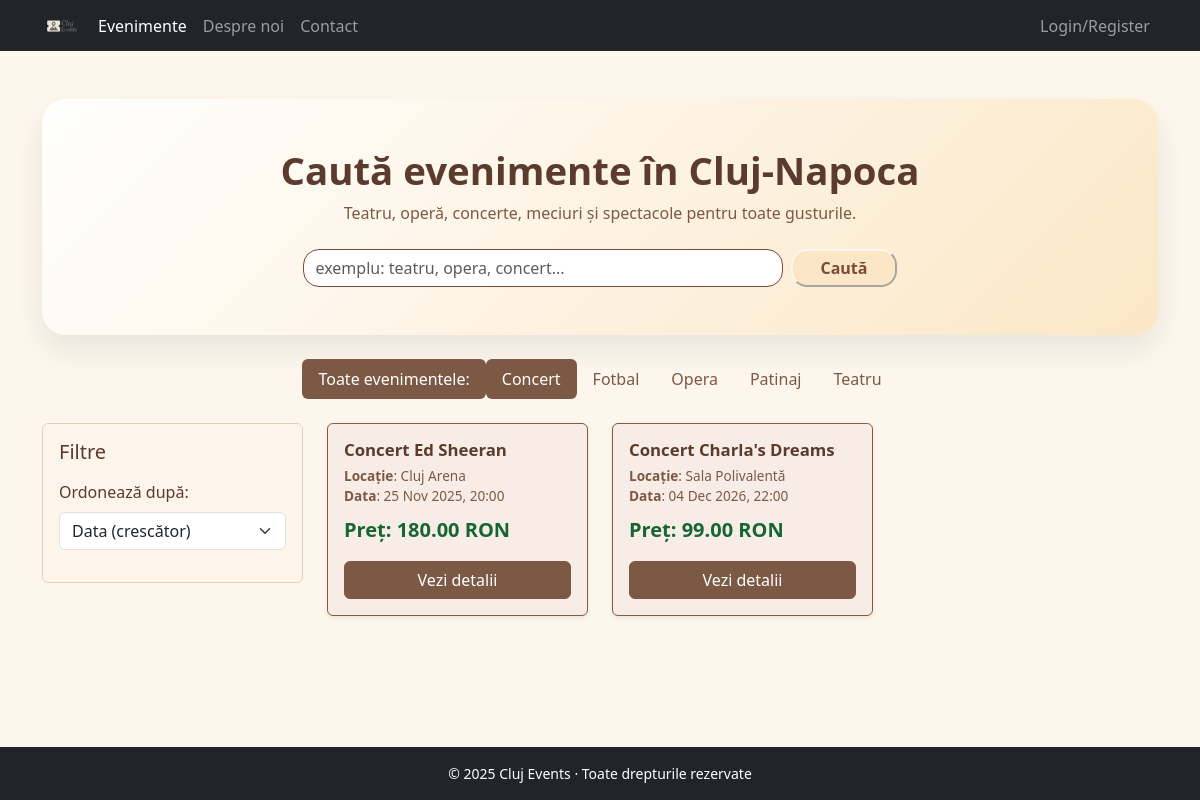
Page /public/index.php?category=3 on the committed database.
### tables this page shows
CREATE TABLE IF NOT EXISTS `categories` (
  `id_categories` int NOT NULL AUTO_INCREMENT,
  `name` varchar(200) NOT NULL,
  `description` text NOT NULL,
  PRIMARY KEY (`id_categories`),
  UNIQUE KEY `name` (`name`)
);

CREATE TABLE IF NOT EXISTS `products` (
  `id_products` int NOT NULL AUTO_INCREMENT,
  `category_id` int NOT NULL,
  `name` varchar(255) NOT NULL,
  `code` varchar(255) DEFAULT NULL,
  `venue` varchar(200) NOT NULL,
  `event_date` datetime NOT NULL,
  `available_tickets` int NOT NULL,
  `price` decimal(10,2) NOT NULL,
  `description` text,
  `image` varchar(255) DEFAULT NULL,
  PRIMARY KEY (`id_products`),
  KEY `category_id` (`category_id`)
);

### classes/db_controller.php (called while the page is built, shortened)
<?php
class db_controller {
    private PDO $conn;
    public function __construct() {
        try {
            $dsn = "mysql:host=" . DB_HOST . ";dbname=" . DB_NAME;
            $this->conn = new PDO($dsn, DB_USER, DB_PASS, [
                PDO::ATTR_ERRMODE => PDO::ERRMODE_EXCEPTION,
                PDO::ATTR_DEFAULT_FETCH_MODE => PDO::FETCH_ASSOC
            ]);
        } catch (PDOException $e) {
            die("Eroare la conectare: " . $e->getMessage());
        }
    }
    public function select(string $query, array $params = []): array {
        $stmt = $this->conn->prepare($query);
        $stmt->execute($params);
        return $stmt->fetchAll();
    }
}

### classes/product_repository.php (called while the page is built, shortened)
<?php
require_once 'db_controller.php';
class productRepository
{
    private db_controller $db;
    public function __construct()
    {
        $this->db = new db_controller();
    }
    public function getFilteredProducts(
        ?int    $category_id = null,
        ?string $search_term = null,
        ?string $sort = null
    ): array
    {
        $query = "SELECT p.*, c.name AS category_name
                FROM PRODUCTS p
                JOIN CATEGORIES c ON p.category_id = c.id_categories
                WHERE 1=1";
        $params = [];
        if ($category_id !== null) {
            $query .= " AND p.category_id = ?";
            $params[] = $category_id;
        }
        $orderBy = "p.event_date ASC";
        switch ($sort) {
            case 'date_asc':
            default:
                $orderBy = "p.event_date ASC";
                break;
        }
        $query .= " ORDER BY $orderBy";
        return $this->db->select($query, $params);
    }
    public function getAllCategories(): array
    {
        $query = "SELECT id_categories, name FROM CATEGORIES ORDER BY name ASC";
        return $this->db->select($query);
    }
}

### public/index.php (the view, shortened to what this page needs)
<?php
require_once '../classes/product_repository.php';
$productRepo = new productRepository();
$search_term = $_GET['q'] ?? null;
$category_id = (isset($_GET['category']) && is_numeric($_GET['category']))
        ? (int)$_GET['category']
        : null;
$sort        = $_GET['sort'] ?? null;
$events     = $productRepo->getFilteredProducts($category_id, $search_term, $sort);
$categories = $productRepo->getAllCategories();
include 'header.php';
?>
<main class="py-4">
    <div class="container mt-4">
        <section class="hero-section mb-4">
            <h1 class="hero-title">Caută evenimente în Cluj-Napoca</h1>
            <p class="hero-subtitle">
                Teatru, operă, concerte, meciuri și spectacole pentru toate gusturile.
            </p>
            <form method="get" class="hero-search d-flex justify-content-center mt-4">
                <input
                        type="text"
                        name="q"
                        class="form-control hero-search-input me-2"
                        placeholder="exemplu: teatru, opera, concert..."
                        value="<?= htmlspecialchars($search_term ?? '') ?>"
                >
                <button type="submit" class="hero-search-button"><strong>Caută</strong></button>
            </form>
        </section>
        <ul class="nav nav-pills justify-content-center mb-4">
            <li class="all-events-li nav-item">
                <a class="all-events-btn btn nav-link <?= $category_id === null ? 'active' : '' ?>" href="index.php">
                    Toate evenimentele:
                </a>
            </li>
            <?php foreach ($categories as $cat): ?>
                <li class="nav-item">
                    <a
                            class="tab-names nav-link <?= ($category_id === (int)$cat['id_categories']) ? 'active' : '' ?>"
                            href="index.php?category=<?= (int)$cat['id_categories'] ?>"
                    >
                        <?= htmlspecialchars($cat['name']) ?>
                    </a>
                </li>
            <?php endforeach; ?>
        </ul>
        <div class="row">
            <div class="col-lg-3 mb-4">
                <div class="card filters-card p-3">
                    <h5 class="mb-3">Filtre</h5>
                    <form method="get">
                        <div class="mb-3">
                            <label for="sort" class="form-label">Ordonează după:</label>
                            <select name="sort" id="sort" class="form-select" onchange="this.form.submit()">
                                <option value="" <?= $sort === null || $sort === 'date_asc' ? 'selected' : '' ?>>
                                    Data (crescător)
                                </option>
                            </select>
                        </div>
                    </form>
                </div>
            </div>
            <section class="col-lg-9">
                <div class="row row-cols-1 row-cols-md-2 row-cols-lg-3 g-4">
                    <?php if (!empty($events)): ?>
                        <?php foreach ($events as $event): ?>
                            <div class="col">
                                <article class="card event-card h-100 shadow-sm">
                                    <div class="card-body">
                                        <h5 class="card-title event-card-title"><?= htmlspecialchars($event['name']); ?></h5>
                                        <p class="card-text event-meta mb-2">
                                            <span class="d-block">
                                                <strong>Locație</strong>: <?= htmlspecialchars($event['venue']); ?><br>
                                            </span>
                                            <span class="d-block">
                                                <strong>Data</strong>: <?= date('d M Y, H:i', strtotime($event['event_date'])); ?>
                                            </span>
                                        </p>
                                        <p class="event-price fs-5 fw-semibold mb-3">
                                            Preț: <?= number_format($event['price'], 2); ?> RON
                                        </p>
                                        <a
                                                href="event.php?id=<?= $event['id_products']; ?>"
                                                class="btn btn-primary w-100"
                                        >
                                            Vezi detalii
                                        </a>
                                    </div>
                                </article>
                            </div>
                        <?php endforeach; ?>
                    <?php else: ?>
                        <div class="col-12">
                            <p class="alert alert-info mb-0">Nu au fost găsite evenimente.</p>
                        </div>
                    <?php endif; ?>
                </div>
            </section>
        </div>
    </div>
</main>
<?php include 'footer.php'; ?>

### assets/css/style.css (style rules this page uses)
:root { --brown-main: #b37a4c; --brown-dark: #8a5a32; }
body { background-color: #fdf6ec; color: #1f2933; font-family: system-ui, -apple-system, BlinkMacSystemFont, "Segoe UI", sans-serif; }
.event-card { background-color: #F7EDE6; border: 1px solid #8B5A3C; color: #5A3B2E; }
.event-card-title { font-size: 1.05rem; font-weight: 600; margin-bottom: 0.35rem; color: #5A3B2E; }
.event-meta { font-size: 0.85rem; color: #7C5944; }
.event-price { color: #166534; }
.event-card .btn-primary { background-color: #7C5944; border-color: #7C5944; color: #ffffff; font-weight: 500; }
.nav-pills .nav-link.active { background-color: #7C5944; color: white; }
.all-events-btn { background-color: #7C5944; color: white; border-radius: 999px; }
.tab-names { color: #7C5944; }
.hero-section { background: linear-gradient(135deg, #ffffff, #fbe7c6); border-radius: 1.5rem; padding: 3rem 2.5rem; text-align: center; box-shadow: 0 15px 30px rgba(15, 23, 42, 0.08); }
.hero-title { font-size: 2.4rem; font-weight: 600; color: #5A3B2E; margin-bottom: 0.5rem; }
.hero-subtitle { font-size: 1rem; color: #7C5944; max-width: 640px; margin: 0 auto; }
.hero-search-input { max-width: 480px; border-radius: 1rem; border-color: #7A4B35; }
.hero-search-button { padding-inline: 1.75rem; border-radius: 1rem; border-color: #fdf6ec; color: #7A4B35; background-color: #fbe7c6; }
.filters-card { background-color: #FDF4EA; border: 1px solid #E5D0C0; color: #5A3B2E; }

### rows in the picture
categories: name "Concert"
categories: name "Fotbal"
categories: name "Opera"
categories: name "Patinaj"
categories: name "Teatru"
products: name "Concert Ed Sheeran", venue "Cluj Arena", event_date "25 Nov 2025, 20:00", price "180.00"
products: name "Concert Charla's Dreams", venue "Sala Polivalentă", event_date "04 Dec 2026, 22:00", price "99.00"
